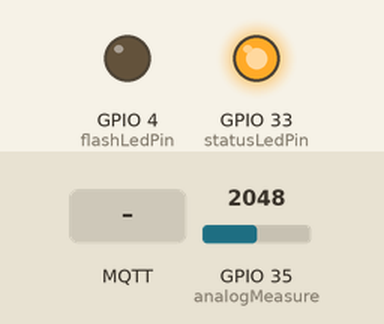
This sketch was run on a simulated ESP32. On the bench: output pins drawn as LEDs (lit = HIGH). The inputs (shaded band) are chosen by the test bench; at power-on: GPIO 35 (analogMeasure) = 2048. WiFi joins after 1.5 s; servers stay silent unless stated; no MQTT or app messages arrive unless stated; what the sketch prints to the serial monitor is not drawn.

Above: at 0.1 s.
At 5.2 s:
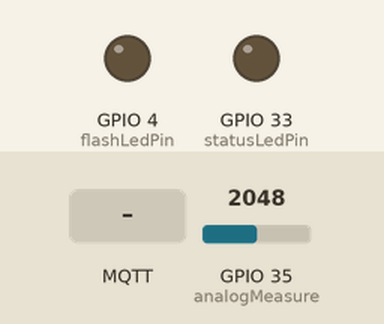
5.3 s: MQTT message "esp32/output" arrives on the first subscribed topic
6.8 s: MQTT message "true" arrives on the first subscribed topic
8.3 s: MQTT message "false" arrives on the first subscribed topic
Timing chart, 0 to 11.3 s (numbered marks = the images above; inputs shaded):
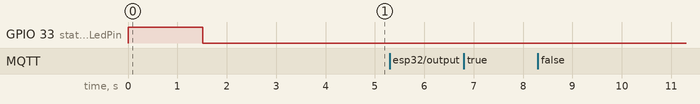

Measured:
- after the input at 5.3 s, every drawn part: stays the same
- after the input at 6.8 s, every drawn part: stays the same
- after the input at 8.3 s, every drawn part: stays the same

The sketch:

mqttServerTemp.ino
```cpp
/*
 * Monitor de temperatura usando el ESP32CAM
 * mediante MQTT
 * Autor: Carlos Daniel Miranda Viloria
 * Basado en el codigo de Hugo Escalpelo
 * https://github.com/codigo-iot/ESP32CAM_MQTT-Basic/blob/main/ESP32CAM_MQTT-Basic/ESP32CAM_MQTT-Basic.ino
 *
 * El programa se encargara de mandar los datos de temperatura de un
 * servidor mediante un brocker de mensajes.
 * MAPEO DE PINES:
 * ledStatus-----GPIO33------ON=>LOW, OFF=>HIGH.
 * ledFlash------GPIO 4------ON=>HIGH, OFF =>LOW
 */

#include <WiFi.h>
#include <PubSubClient.h> //Biblioteca para conexion MQTT

//Datos de WiFiE
const char* ssid = "INFINITUMEE8E9_2.4";  // Aquí debes poner el nombre de tu red
const char* password = "2300538558";  // Aquí debes poner la contraseña de tu red

//Datos del broker MQTT
const char* mqtt_server = "5.196.95.208"; // Si estas en una red local, coloca la IP asignada, en caso contrario, coloca la IP publica
IPAddress server(5,196,95,208);

// Objetos
WiFiClient esp32Client; // Este objeto maneja los datos de conexion WiFi
PubSubClient client(esp32Client); // Este objeto maneja los datos de conexion al broker
//VARIABLES
int flashLedPin = 4; //para ser controlado por mqtt
int statusLedPin = 33; //para indicar el estatus de conexión.
int analogMeasure = 35; //para usar el ADC.
long timeNow, timeLast;//control de tiempo  no bloqueante.
int wait = 5000;
float raw_input;
float volt;
float celcius;
const char* json_temp = "{\"Temp\":\"";
char temp[8];
void setup() {
  // Iniciar comunicación serial
  Serial.begin (115200);
  pinMode (flashLedPin, OUTPUT);
  pinMode (statusLedPin, OUTPUT);
  pinMode (analogMeasure, INPUT);
  digitalWrite (flashLedPin, LOW);
  digitalWrite (statusLedPin, HIGH);

  Serial.println();
  Serial.println();
  Serial.print("Conectar a ");
  Serial.println(ssid);

  WiFi.begin(ssid, password); // Esta es la función que realiz la conexión a WiFi

  while (WiFi.status() != WL_CONNECTED) { // Este bucle espera a que se realice la conexión
    digitalWrite (statusLedPin, HIGH);
    delay(500); //dado que es de suma importancia esperar a la conexión, debe usarse espera bloqueante
    digitalWrite (statusLedPin, LOW);
    Serial.print(".");  // Indicador de progreso
    delay (5);
  }

  // Cuando se haya logrado la conexión, el programa avanzará, por lo tanto, puede informarse lo siguiente
  Serial.println();
  Serial.println("WiFi conectado");
  Serial.println("Direccion IP: ");
  Serial.println(WiFi.localIP());

  // Si se logro la conexión, encender led
  if (WiFi.status () > 0){
  digitalWrite (statusLedPin, LOW);
  }

  delay (1000); // Esta espera es solo una formalidad antes de iniciar la comunicación con el broker

  // Conexión con el broker MQTT
  client.setServer(server, 1883); // Conectarse a la IP del broker en el puerto indicado
  client.setCallback(callback); // Activar función de CallBack, permite recibir mensajes MQTT y ejecutar funciones a partir de ellos
  delay(1500);  // Esta espera es preventiva, espera a la conexión para no perder información

  timeLast = millis (); // Inicia el control de tiempo
}

void loop() {
  //Verificar siempre que haya conexión al broker
  if (!client.connected()) {
    reconnect();  // En caso de que no haya conexión, ejecutar la función de reconexión, definida despues del void setup ()
  }// fin del if (!client.connected())
  client.loop(); // Esta función es muy importante, ejecuta de manera no bloqueante las funciones necesarias para la comunicación con el broker
  raw_input = analogRead(analogMeasure);
  volt = (raw_input/4096.0)*5000; //tomando en cuenta 5V
  celcius = volt * 0.1;
  dtostrf(celcius,2,2,temp); //para matchear con la función publish.
  //json_temp = "\""+ temp + "\"}"
  timeNow = millis(); // Control de tiempo para esperas no bloqueantes
  if (timeNow - timeLast > wait) { // Manda un mensaje por MQTT cada cinco segundos
    timeLast = timeNow; // Actualización de seguimiento de tiempo
    Serial.print("Temperatura °C:");
    Serial.print(temp);
    client.publish("cmirServTemp",temp);
  }
}
// Funciones de usuario

// Esta función permite tomar acciones en caso de que se reciba un mensaje correspondiente a un tema al cual se hará una suscripción
void callback(char* topic, byte* message, unsigned int length) {

  // Indicar por serial que llegó un mensaje
  Serial.print("Llegó un mensaje en el tema: ");
  Serial.print(topic);

  // Concatenar los mensajes recibidos para conformarlos como una varialbe String
  String messageTemp; // Se declara la variable en la cual se generará el mensaje completo
  for (int i = 0; i < length; i++) {  // Se imprime y concatena el mensaje
    Serial.print((char)message[i]);
    messageTemp += (char)message[i];
  }

  // Se comprueba que el mensaje se haya concatenado correctamente
  Serial.println();
  Serial.print ("Mensaje concatenado en una sola variable: ");
  Serial.println (messageTemp);

  // En esta parte puedes agregar las funciones que requieras para actuar segun lo necesites al recibir un mensaje MQTT

  // Ejemplo, en caso de recibir el mensaje true - false, se cambiará el estado del led soldado en la placa.
  // El ESP323CAM está suscrito al tema esp/output
  if (String(topic) == "esp32/output") {  // En caso de recibirse mensaje en el tema esp32/output
    if(messageTemp == "true"){
      Serial.println("Led encendido");
      digitalWrite(flashLedPin, HIGH);
    }// fin del if (String(topic) == "esp32/output")
    else if(messageTemp == "false"){
      Serial.println("Led apagado");
      digitalWrite(flashLedPin, LOW);
    }// fin del else if(messageTemp == "false")
  }// fin del if (String(topic) == "esp32/output")
}
// Función para reconectarse
void reconnect() {
  // Bucle hasta lograr conexión
  while (!client.connected()) { // Pregunta si hay conexión
    Serial.print("Tratando de contectarse...");
    // Intentar reconexión
    if (client.connect("ESP32CAMClient")) { //Pregunta por el resultado del intento de conexión
      Serial.println("Conectado");
      client.subscribe("rikoudousennin7"); // Esta función realiza la suscripción al tema
    }// fin del  if (client.connect("ESP32CAMClient"))
    else {  //en caso de que la conexión no se logre
      Serial.print("Conexion fallida, Error rc=");
      Serial.print(client.state()); // Muestra el codigo de error
      Serial.println(" Volviendo a intentar en 5 segundos");
      // Espera de 5 segundos bloqueante
      delay(5000);
      Serial.println (client.connected ()); // Muestra estatus de conexión
    }// fin del else
  }// fin del bucle while (!client.connected())
}// fin de void reconnect()
```
